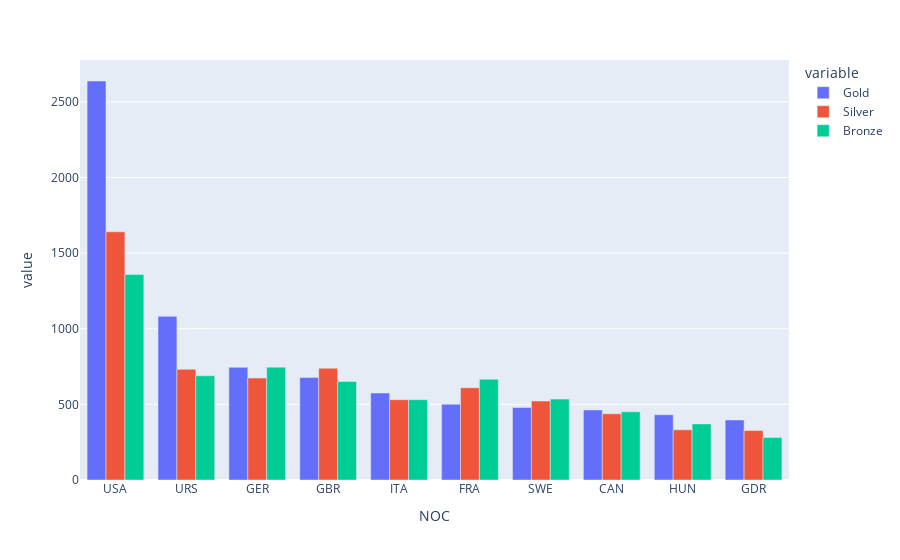

This figure's notebook cell:
### Code cell
top_10 = medal_counts.sort_values(by = "Gold", ascending=False).head(10)
px.bar(top_10, barmode="group")

### Figure 1 — Plotly figure (JSON) as saved in the notebook; plotly's stock layout.template omitted (floating-point values rounded to 4 significant figures)
{"data": [{"alignmentgroup": "True", "hovertemplate": "variable=Gold<br>NOC=%{x}<br>value=%{y}<extra></extra>", "legendgroup": "Gold", "marker": {"color": "#636efa", "pattern": {"shape": ""}}, "name": "Gold", "offsetgroup": "Gold", "orientation": "v", "showlegend": true, "textposition": "auto", "type": "bar", "x": ["USA", "URS", "GER", "GBR", "ITA", "FRA", "SWE", "CAN", "HUN", "GDR"], "xaxis": "x", "y": [2638, 1082, 745, 678, 575, 501, 479, 463, 432, 397], "yaxis": "y"}, {"alignmentgroup": "True", "hovertemplate": "variable=Silver<br>NOC=%{x}<br>value=%{y}<extra></extra>", "legendgroup": "Silver", "marker": {"color": "#EF553B", "pattern": {"shape": ""}}, "name": "Silver", "offsetgroup": "Silver", "orientation": "v", "showlegend": true, "textposition": "auto", "type": "bar", "x": ["USA", "URS", "GER", "GBR", "ITA", "FRA", "SWE", "CAN", "HUN", "GDR"], "xaxis": "x", "y": [1641, 732, 674, 739, 531, 610, 522, 438, 332, 327], "yaxis": "y"}, {"alignmentgroup": "True", "hovertemplate": "variable=Bronze<br>NOC=%{x}<br>value=%{y}<extra></extra>", "legendgroup": "Bronze", "marker": {"color": "#00cc96", "pattern": {"shape": ""}}, "name": "Bronze", "offsetgroup": "Bronze", "orientation": "v", "showlegend": true, "textposition": "auto", "type": "bar", "x": ["USA", "URS", "GER", "GBR", "ITA", "FRA", "SWE", "CAN", "HUN", "GDR"], "xaxis": "x", "y": [1358, 689, 746, 651, 531, 666, 535, 451, 371, 281], "yaxis": "y"}], "layout": {"barmode": "group", "legend": {"title": {"text": "variable"}, "tracegroupgap": 0}, "margin": {"t": 60}, "xaxis": {"anchor": "y", "domain": [0, 1], "title": {"text": "NOC"}}, "yaxis": {"anchor": "x", "domain": [0, 1], "title": {"text": "value"}}}}
